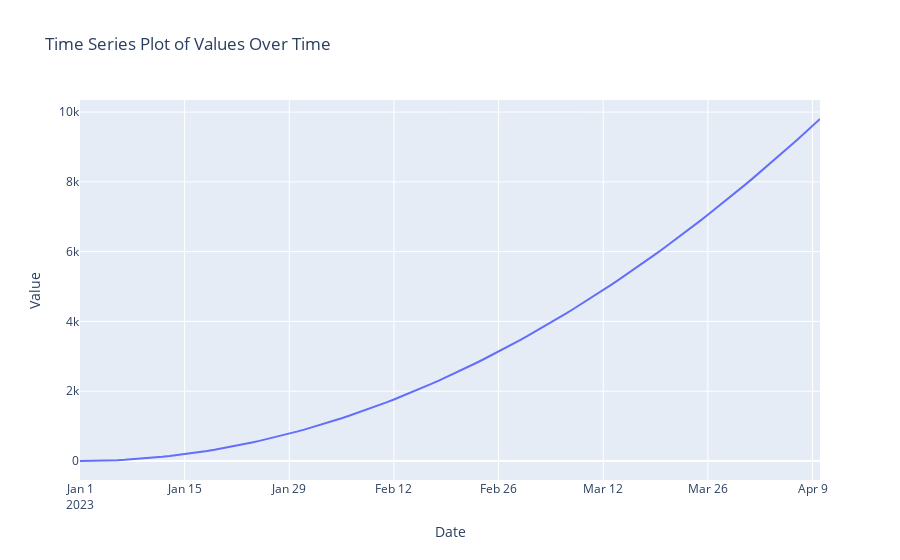

Source (notebook cell):
### Code cell
import plotly.express as px
import pandas as pd

# Example setup for DataFrame 'time_data' (adjust with your actual data)
# Assuming 'date' is the datetime variable and 'value' is the numerical variable you want to plot
time_data = pd.DataFrame({
    'date': pd.date_range(start='2023-01-01', periods=100, freq='D'),
    'value': [i**2 for i in range(100)]  # Example values; replace with actual data
})

# Creating the time series plot using Plotly
fig = px.line(time_data, x='date', y='value', 
              title='Time Series Plot of Values Over Time',
              labels={'date': 'Date', 'value': 'Value'})

# Show the plot
fig.show()
